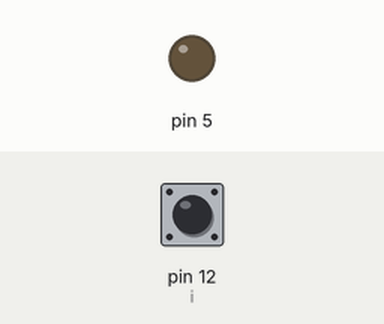
This program was run on a simulated Raspberry Pi (header pin numbers). On the bench: output pins drawn as LEDs (lit = HIGH). Inputs (shaded band) come from the test bench; at power-on: pin 12 (i) LOW. What the program prints to the terminal is not drawn.

Above: at 1.2 s.
1.3 s: pin 12 (i) pulled HIGH for 0.15 s
At 1.4 s:
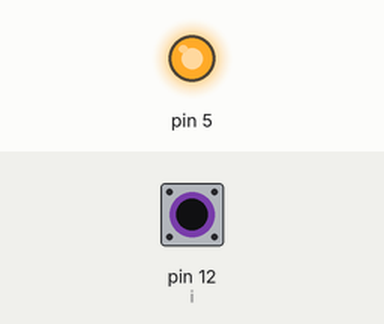
3.0 s: pin 12 (i) pulled HIGH for 3.2 s
At 7.2 s:
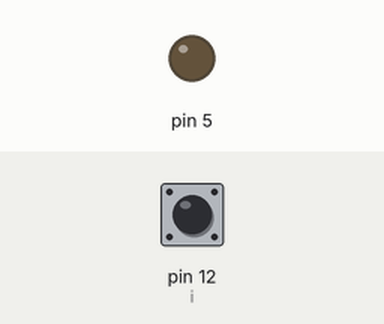
Timing chart, 0 to 8.7 s (numbered marks = the images above; inputs shaded):
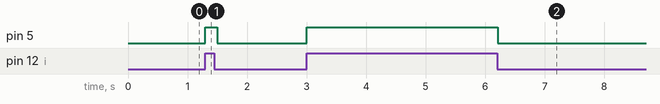

Measured:
- after the input at 1.3 s, pin 5: LOW → HIGH at once, → LOW 0.20 s later
- after the input at 3.0 s, pin 5: LOW → HIGH at once, → LOW 3.2 s later

The program:

pir_sensor.py
```python
import RPi.GPIO as GPIO
import time

GPIO.setmode(GPIO.BOARD)
GPIO.setup(12,GPIO.IN,pull_up_down=GPIO.PUD_DOWN)
GPIO.setup(5,GPIO.OUT)
try:
  while True:
         i=GPIO.input(12)
         if i==1:
             print("MOTION DETECTED",i)
             GPIO.output(5,1)
             time.sleep(0.1)
         else:
             print("no MOTION DETECTED",i)
             GPIO.output(5,0)
except KeyboardInterrupt:
         GPIO.cleanup()
```
